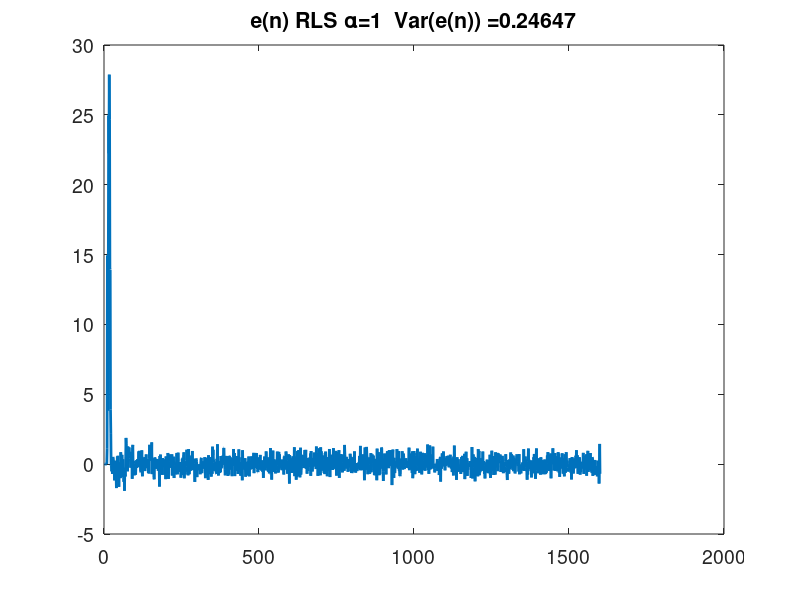
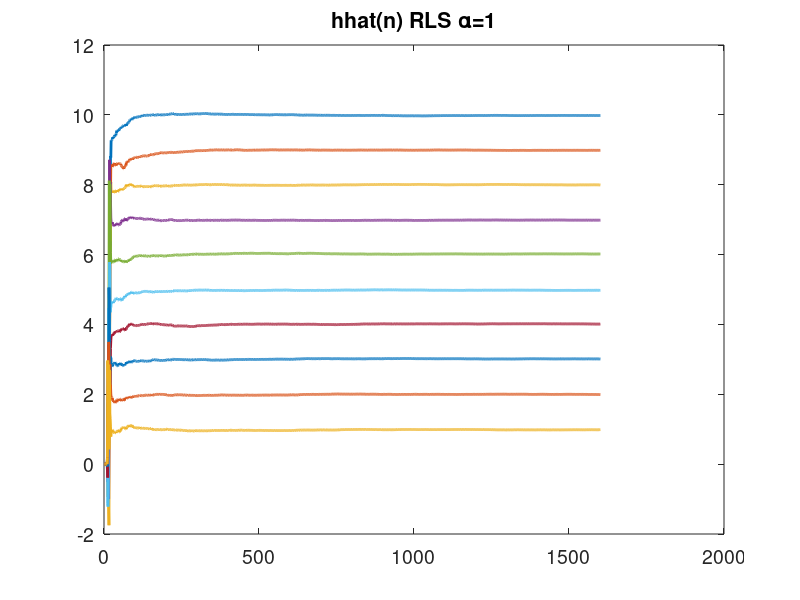
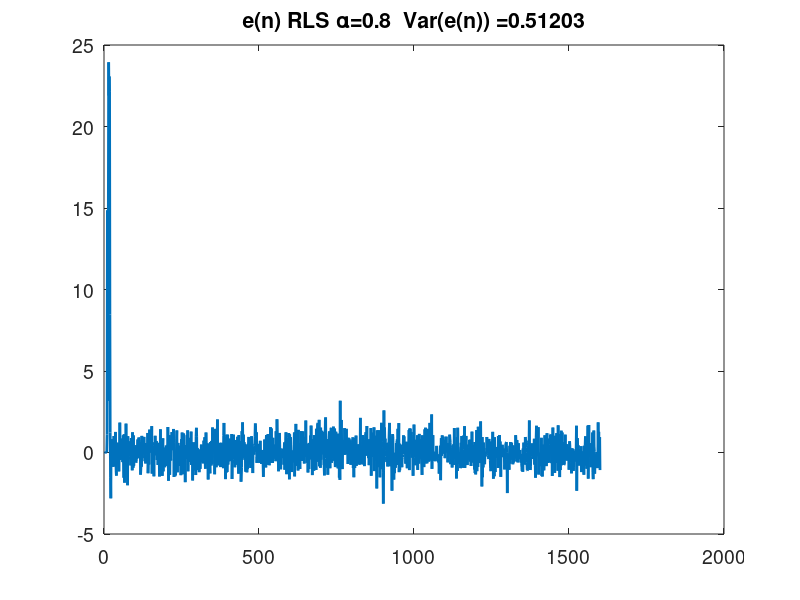
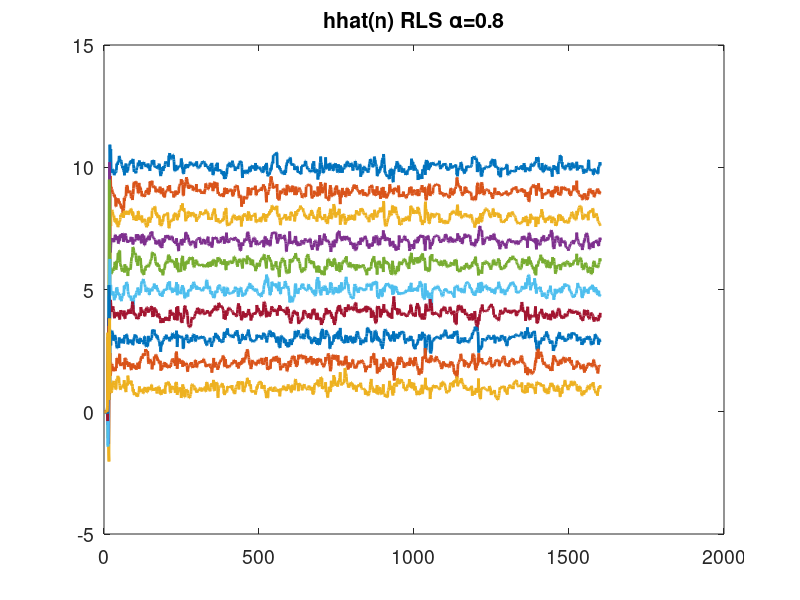

Here is the MATLAB script that generated these plots, in order:
%% 
% Demo of RLS filtering
% 
clear all
%close all
N = 1600;
% Start with a FIR filter
h0 = (10:-1:1)';
h1 = h0;
%h1 = h0-2; % System to change to at time = 400
Nh = length(h0);

% Plot true impulse response
figure(2)
pp=plot(1:N, [h0*ones(1,400), h1*ones(1,N-400)]); 
set(pp,'LineWidth',2);
p = gca;
set(p,'FontSize',14);
title(['True impulse response']);
xlabel('sample')


% Use white noise as input signal
y = randn(N,1);

x0 = zeros(N,1);
% create output signal
for k=Nh:N
  if k<400
    x0(k) = h0'*y(k-Nh+1:k);
  else % system change after k=400
    x0(k) = h1'*y(k-Nh+1:k);
  end
end

% Add measurement noise
x = x0 +  0.5* randn(N,1);
% This is the desired signal

% Create space to save filter coefficients
hhat = zeros(Nh,N); % estimated state 
e = zeros(N,1);

Rinv = 1*eye(10); %Initalization
alpha = 1;
% step size
for k=Nh:N,
  e(k) = x(k) - hhat(:,k)'*y(k-Nh+1:k);
  K = Rinv*y(k-Nh+1:k);
  Rinv = (Rinv - K*K'/(alpha + y(k-Nh+1:k)'*K))/alpha;
  hhat(:,k+1) = hhat(:,k) + Rinv*(y(k-Nh+1:k)*e(k));
end

% Estimate residual variance
% calculated based on last 100 samples
sigma_e2 = sum(e((end-99):end).^2)/100


% Plot filter error over time
figure(1);
pp=plot(e);
set(pp,'LineWidth',2)
p = gca;
set(p,'FontSize',14)
title(['e(n) RLS \alpha=',num2str(alpha),'  Var(e(n)) =', num2str(sigma_e2)]);

%  Plot estimated filter coefficients over time

figure(2)
pp=plot(hhat');
set(pp,'LineWidth',2);
p = gca;
set(p,'FontSize',14);
title(['hhat(n) RLS \alpha=',num2str(alpha)]);

%% Now add forgetting to the algorihtm and see the effect

hhat = zeros(Nh,N); % clear estimated filter values 

Rinv = 100*eye(10); %Initalization
% Forgetting factor
alpha = 0.8;
for k=Nh:N
  e(k) = x(k) - hhat(:,k)'*y(k-Nh+1:k);
  K = Rinv*y(k-Nh+1:k);
  Rinv = (Rinv - K*K'/(alpha + y(k-Nh+1:k)'*K))/alpha;
  hhat(:,k+1) = hhat(:,k) + Rinv*y(k-Nh+1:k)*e(k);
end

% Estimate residual variance
% calculated based on last 100 samples
sigma_e2 = sum(e(end-Nh-100:end-Nh-1).^2)/100


% Plot filter error over time
figure(3);
pp=plot(e);
set(pp,'LineWidth',2)
p = gca;
set(p,'FontSize',14)
title(['e(n) RLS \alpha=',num2str(alpha),'  Var(e(n)) =', num2str(sigma_e2)]);


%  Plot estimated filter coefficients over time
figure(4)
pp=plot(hhat');
set(pp,'LineWidth',2);
p = gca;
set(p,'FontSize',14)
title(['hhat(n) RLS \alpha=',num2str(alpha)]);



%% Things to test and think about
% Test alpha 0.8, 0.9 0.99 
% How is the convergence speed is changed?
% How is the residual variance changed?